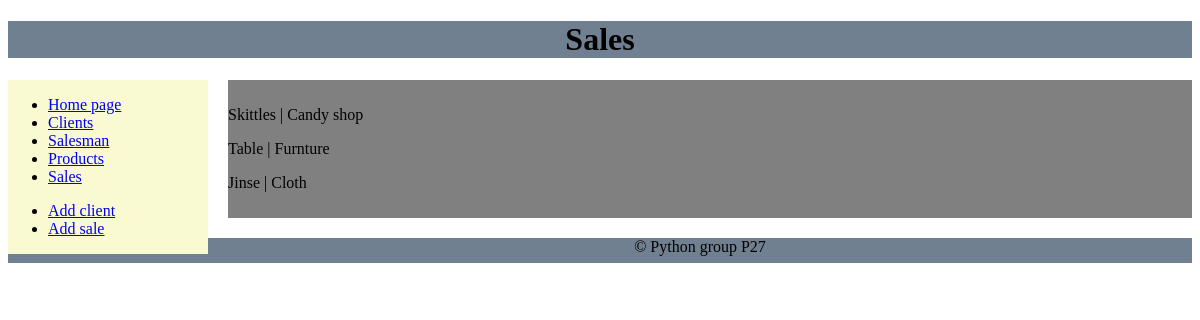
The page /show_products/ on the database its author committed.
### side/models.py (models this page shows)
class Product(models.Model):
    name = models.CharField(max_length=50)
    description = models.CharField(max_length=350)
    def __str__(self):
        return f'{self.name} | {self.description}'

### side/views.py (the view)
# urls.py: path('show_products/', views.show_product, name='show_products'),
def show_product(request):
    data = Product.objects.all()
    return render(request, 'product.html', {'data': data})

### side/templates/product.html
{% extends 'base.html' %}
{% block navigation %}
    {% include 'nav.html' %}
{% endblock navigation %}
{% block content %}
    {% for product in data %}
        <p>{{product}}</p>
    {% endfor %}
{% endblock content %}

### rows shown on the page
Product: name+description "Skittles | Candy shop"
Product: name+description "Table | Furnture"
Product: name+description "Jinse | Cloth"
